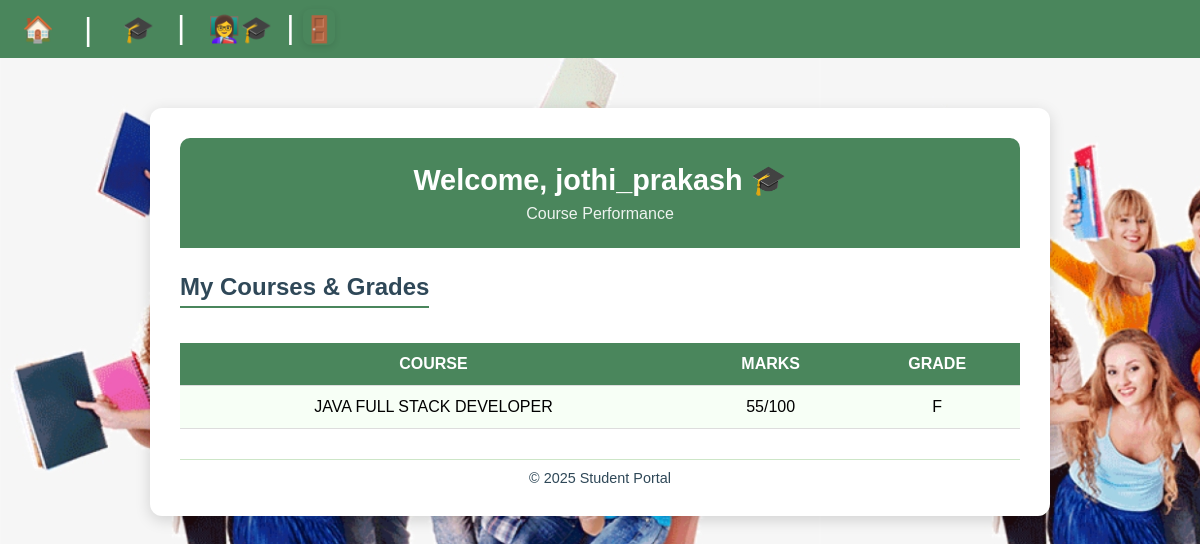
The app's page /student/dashboard/ (signed in) with its own data.
### mentor/models.py (models this page shows, shortened)
class Student(models.Model):
    user = models.OneToOneField(User,on_delete=models.CASCADE,related_name='student_profile')
    full_name = models.CharField(max_length=200,unique=True)
    mentor = models.ForeignKey('Mentor',on_delete=models.SET_NULL,null=True,blank=True,related_name='students')
    class Meta:
        constraints = [models.UniqueConstraint(Lower('full_name'),name='unique_full_name_case_insensitive')]
        verbose_name = "Student"
        verbose_name_plural = "Students"

class Mark(models.Model):
    student = models.ForeignKey("mentor.Student",on_delete=models.CASCADE,related_name='marks')
    course = models.ForeignKey("courses.Course", on_delete=models.CASCADE)
    marks_obtained = models.PositiveIntegerField()
    max_marks = models.PositiveIntegerField(default=100)
    class Meta:
        constraints = [
            models.UniqueConstraint(fields=['student', 'course'],name='student_course_marks')
        ]
        verbose_name = "Mark"
        verbose_name_plural = "Marks"
    @property
    def percentage(self):
        if self.max_marks == 0:
            return 0
        return (self.marks_obtained / self.max_marks) * 100
    @property
    def grade(self):
        p = self.percentage
        if p >= 90:
            return 'A'
        elif p >= 80:
            return 'B'
        elif p >= 70:
            return 'C'
        elif p >= 60:
            return 'D'
        else:
            return 'F'

### courses/models.py (models this page shows, shortened)
class Course(models.Model):
    name = models.CharField(max_length=100)
    track = models.ForeignKey(CourseTrack,on_delete=models.CASCADE,related_name="courses")

class CourseTrack(models.Model):
    TRACK_CHOICES = [
        ('python_fullstack', 'Python Full Stack'),
        ('ml_ai', 'ML / AI'),
        ('java_fullstack', 'Java Full Stack'),
    ]
    key = models.CharField(
        max_length=30,
        choices=TRACK_CHOICES,
        unique=True
    )
    title = models.CharField(max_length=100)
    class Meta:
        verbose_name = "Course Track"
        verbose_name_plural = "Course Tracks"

### student/views.py (the view)
# urls.py: path("dashboard/", views.student_dashboard, name="student_dashboard"),
@login_required
def student_dashboard(request):
    user = request.user
    try:
        profile = user.userprofile
    except UserProfile.DoesNotExist:
        return redirect("home")
    if profile.role != "student":
        return redirect("home")
    student, created = Student.objects.get_or_create(
        user=user,
        defaults={'full_name': user.get_full_name() or user.username}
    )
    if created or student.mentor is None:
        return redirect('student:assign_mentor')
    marks = student.marks.select_related('course')
    return render(request, "student/student_dashboard.html", {
        "student": student,
        "marks": marks,
        "mentor": student.mentor,
    })

### student/templates/student/student_dashboard.html (shortened to what this page needs)
{% extends "layout.html" %}
{% load static %}
{% block content %}
<div class="student-dashboard">
    <header>
        <h1>Welcome, {{ student.full_name }} 🎓</h1>
        <p>Course Performance</p>
    </header>
    <h2>My Courses & Grades</h2>
    <table>
        <tr>
            <th>Course</th>
            <th>Marks</th>
            <th>Grade</th>
        </tr>
        {% for mark in marks %}
        <tr>
            <td>{{ mark.course.track.title }}</td>
            <td>{{ mark.marks_obtained }}/{{ mark.max_marks }}</td>
            <td>{{ mark.grade }}</td>
        </tr>
        {% empty %}
        <tr>
            <td colspan="3">No courses found.</td>
        </tr>
        {% endfor %}
    </table>
    <footer>
        <p>&copy; 2025 Student Portal</p>
    </footer>
</div>
{% endblock %}

### static/css/style.css (style rules this page uses)
* { margin: 0; padding: 0; box-sizing: border-box; }
html,body { height: 100%; }
body { background-color: #bde1b0; font-family: Arial, sans-serif; display: flex; flex-direction: column; min-height: 100vh; }
h2 { color: #2f4858; font-weight: bold; }
.student-dashboard { width: 85%; max-width: 900px; margin: 50px auto; background: #ffffff; padding: 30px; border-radius: 12px; box-shadow: 0 4px 15px rgba(0, 0, 0, 0.15); }
.student-dashboard header { text-align: center; background-color: #4a865c; color: white; padding: 25px; border-radius: 10px 10px 0 0; }
.student-dashboard header h1 { font-size: 1.8rem; margin-bottom: 8px; }
.student-dashboard header p { font-size: 1rem; opacity: 0.9; }
.student-dashboard h2 { color: #2f4858; text-align: center; margin: 25px 0 15px; border-bottom: 2px solid #4a865c; display: inline-block; padding-bottom: 5px; }
.student-dashboard table { width: 100%; border-collapse: collapse; margin-top: 20px; font-size: 1rem; }
.student-dashboard th, .student-dashboard td { padding: 12px 15px; text-align: center; border-bottom: 1px solid #ddd; }
.student-dashboard th { background-color: #4a865c; color: white; font-weight: bold; text-transform: uppercase; }
.student-dashboard tr:nth-child(even) { background-color: #f7fff6; }
.student-dashboard footer { text-align: center; margin-top: 30px; color: #2f4858; font-size: 0.9rem; border-top: 1px solid #cde6c7; padding-top: 10px; }

### records on screen
Student: full_name "jothi_prakash"
Mark: course.track "JAVA FULL STACK DEVELOPER", marks_obtained "55", max_marks "100", grade "F"
